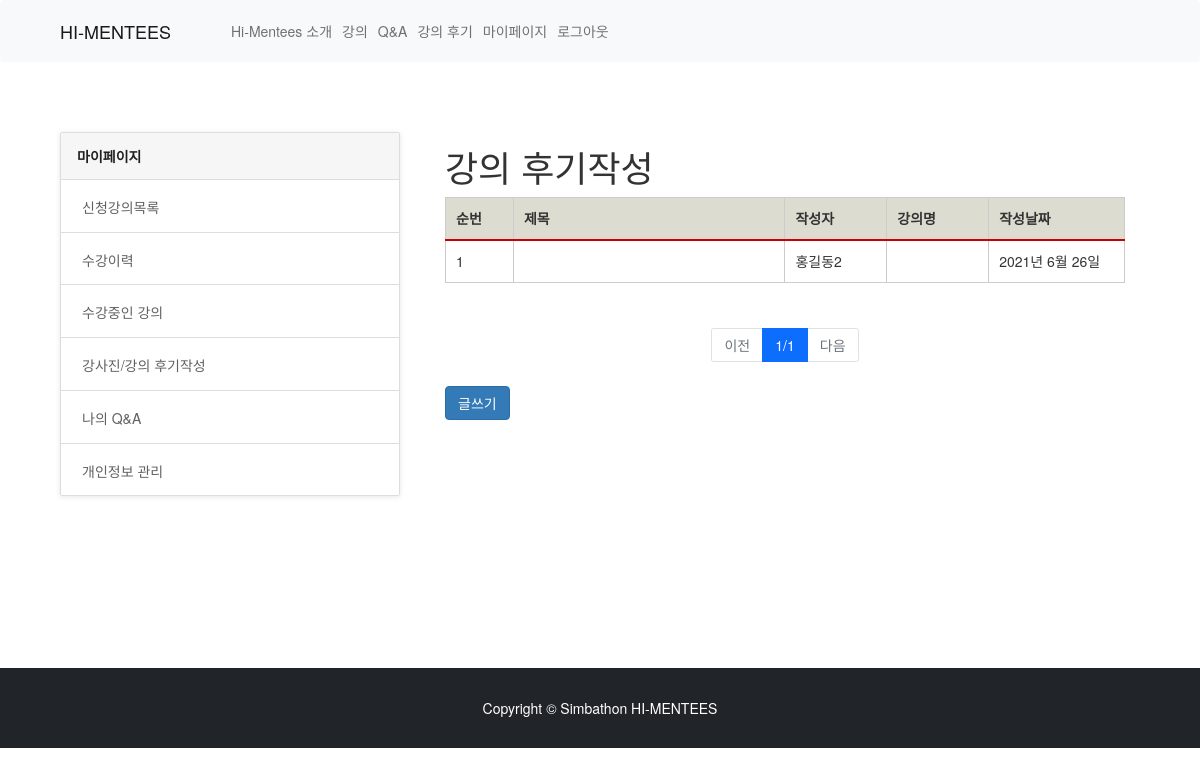
The page /myPage/review/ (signed in) on the database its author committed.
### myPage/models.py (models this page shows, shortened)
class Reviews(models.Model):
    id = models.AutoField(primary_key=True)
    title = models.CharField(max_length= 100)
    writer = models.ForeignKey(User, on_delete=models.CASCADE)
    pub_date = models.DateField()
    body = models.TextField()
    image = models.ImageField(upload_to="Reviews/",blank=True, null=True)

### accounts/models.py (models this page shows, shortened)
class UserProfile(models.Model):
    JOB_CHOICE = (
        ('학생', '학생'),
        ('강사', '강사'),
    )
    user = models.OneToOneField(User, on_delete=models.CASCADE)
    name = models.CharField(max_length=30, default='')
    email = models.EmailField(max_length=20,default='')
    job = models.CharField(max_length=2, choices= JOB_CHOICE)
    school = models.CharField(max_length=30, default='')
    grade = models.CharField(max_length=30, default='')
    school_id = models.CharField(max_length=30,default='')
    interests = models.CharField(max_length=30,default='')
    service_hour = models.ImageField(default=0)
    admin_approved = models.BooleanField(default=False)
    class Meta:
        ordering = ['id']
        db_table = 'user_profile'
        verbose_name = 'User Profile'
        verbose_name_plural = 'User Profile'

### myPage/views.py (the view)
# urls.py: path('review/',views.review, name="review"),
def review (request):
    user = request.user
    reviews = Reviews.objects.filter(writer = user)
    check = request.user.email
    profiles = UserProfile.objects.get(email = check)
    page = int(request.GET.get('p',1))
    paginator = Paginator(reviews,6)
    boards = paginator.get_page(page)
    return render(request, 'myPage/myPageReview.html', {'reviews':reviews,'profiles':profiles, 'boards':boards})

### myPage/templates/myPage/myPageReview.html (shortened to what this page needs)
{% extends "base.html" %}
{% load static %}
{% block content %}
<link rel='stylesheet prefetch' href='https://maxcdn.bootstrapcdn.com/bootstrap/3.3.6/css/bootstrap.min.css'>
<link rel='stylesheet prefetch' href='https://files.krve.io/f/eyespot.css'>
<link rel='stylesheet prefetch' href='https://cdn.cloudcache.dk/materialdesignicons/1.6.50/css/materialdesignicons.min.css'>
<div class="container" style="margin-top: 5em; margin-bottom: 10em;">
    <div class="col-md-4">
      <ul class="list-group help-group">
        <div class="faq-list list-group nav nav-tabs">
          <a href="#tab1" class="list-group-item active" role="tab" data-toggle="tab">
            마이페이지
          </a>
          <a href="#" class="list-group-item" role="tab" data-toggle="tab">
             신청강의목록
          </a>
          <a href="#" class="list-group-item" role="tab" data-toggle="tab">
             수강이력
          </a>
          <a href="#" class="list-group-item" role="tab" data-toggle="tab">
             수강중인 강의
          </a>
          <a href="{% url 'myPage:review' %}" class="list-group-item" role="tab" data-toggle="tab">
             강사진/강의 후기작성
          </a>
          <a href="{% url 'myPage:qna' %}" class="list-group-item" role="tab" data-toggle="tab">
             나의 Q&A
          </a>
          <a href="{% url 'myPage:profile' %}" class="list-group-item" role="tab" data-toggle="tab">
             개인정보 관리
          </a>
        </div>
      </ul>
    </div>
    <div class="col-md-8">
        <div class="container-fluid">
            <h1 class="mt-4">강의 후기작성</h1>
            <table class="profile" style="margin: 0 0 0 0; width: 100%;">
                <thead>
                <tr>
                  <th scope="cols" width=10%>순번</th>
                  <th scope="cols" width=40%>제목</th>
                  <th scope="cols" width=15%>작성자</th>
                  <th scope="cols"width=15%>강의명</th>
                  <th scope="cols"width=20%>작성날짜</th>
                </tr>
                </thead>
                <tbody>
                  {% for review in boards %}
                    <tr onclick="location.href='{% url 'myPage:detail_review' review.id %}'">
                     <td>{{review.id}}</td>
                     <td>{{review.title}}</td>
                     <td>{{profiles.name}}</td>
                     <td></td>
                     <td>{{review.pub_date}}</td>
                    </tr>
                {% endfor %}
                </tbody>
            </table>
            <br>
        </div>
        <div class = "row mt-2" style="text-align: center;">
            <div class = "col-12">
                <nav>
                    <ul class = "pagination justify-content-center">
                        {% if boards.has_previous %}
                            <li class = "page-item">
                                <a class = "page-link" href = "?p={{boards.previous_page_number}}">이전</a>
                            </li>
                        {% else %}
                            <li class = "page-item disabled">
                                <a class = "page-link disabled" href = "#">이전</a>
                            </li>
                        {% endif %}
                        <li class = "page-item active">
                            <a class = "page-link">{{boards.number}}/{{boards.paginator.num_pages}}</a>
                        </li>
                        {% if boards.has_next %}
                            <li class = "page-item">
                                <a class = "page-link" href = "?p={{boards.next_page_number}}">다음</a>
                            </li>
                        {% else %}
                            <li class = "page-item disabled">
                                <a class = "page-link disabled" href = "#">다음</a>
                            </li>
                        {% endif %}
                    </ul>
                </nav>
            </div>
        </div>
        <div class = "col-md-8">
            <div class = "col-12">
                <button class = "btn btn-primary" onclick = "location.href = '{% url 'myPage:new_review' %}'">글쓰기</button>
            </div>
        </div>
    </div>
</div>
{%endblock%}

### myPage/templates/myPage/myPageReview.html (style rules this page uses)
.list-group.help-group { margin-bottom: 20px; padding-left: 0; margin: 0; }
.list-group.help-group .faq-list { display: block; top: auto; margin: 0 0 32px; border-radius: 2px; border: 1px solid #ddd; box-shadow: 0 1px 5px rgba(85, 85, 85, 0.15); }
.list-group.help-group .faq-list .list-group-item { position: relative; display: block; margin: 0; padding: 13px 16px; background-color: #fff; border: 0; border-bottom: 1px solid #ddd; border-top-left-radius: 2px; border-top-right-radius: 2px; color: #616161; transition: background-color .2s; }
.list-group.help-group .faq-list .list-group-item.active { background-color: #f6f6f6; font-weight: 700; color: rgba(0, 0, 0, 0.87); }
.list-group.help-group .faq-list .list-group-item:last-of-type { border-bottom-left-radius: 2px; border-bottom-right-radius: 2px; border-bottom: 0; }

### rows shown on the page
Reviews: id "1", pub_date "2021년 6월 26일"
UserProfile: name "홍길동2"

### other values the page prints
{{ boards.number }} "1"
{{ boards.paginator.num_pages }} "1"
